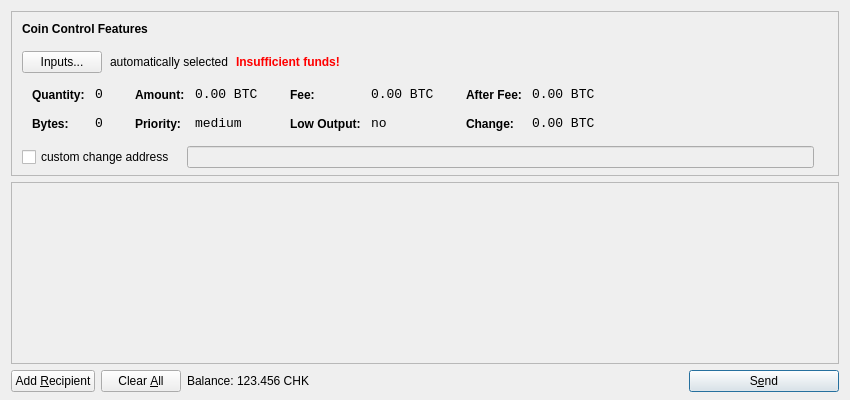
<?xml version="1.0" encoding="UTF-8"?>
<ui version="4.0">
 <class>SendCoinsDialog</class>
 <widget class="QDialog" name="SendCoinsDialog">
  <property name="geometry">
   <rect>
    <x>0</x>
    <y>0</y>
    <width>850</width>
    <height>400</height>
   </rect>
  </property>
  <property name="windowTitle">
   <string>Send Coins</string>
  </property>
  <layout class="QVBoxLayout" name="verticalLayout" stretch="0,1,0">
   <property name="bottomMargin">
    <number>8</number>
   </property>
   <item>
    <widget class="QFrame" name="frameCoinControl">
     <property name="sizePolicy">
      <sizepolicy hsizetype="Expanding" vsizetype="Expanding">
       <horstretch>0</horstretch>
       <verstretch>0</verstretch>
      </sizepolicy>
     </property>
     <property name="maximumSize">
      <size>
       <width>16777215</width>
       <height>16777215</height>
      </size>
     </property>
     <property name="frameShape">
      <enum>QFrame::StyledPanel</enum>
     </property>
     <property name="frameShadow">
      <enum>QFrame::Sunken</enum>
     </property>
     <layout class="QVBoxLayout" name="verticalLayoutCoinControl2">
      <property name="spacing">
       <number>-1</number>
      </property>
      <property name="leftMargin">
       <number>0</number>
      </property>
      <property name="topMargin">
       <number>0</number>
      </property>
      <property name="rightMargin">
       <number>0</number>
      </property>
      <property name="bottomMargin">
       <number>6</number>
      </property>
      <item>
       <layout class="QVBoxLayout" name="verticalLayoutCoinControl" stretch="0,0,0,0,1">
        <property name="spacing">
         <number>0</number>
        </property>
        <property name="leftMargin">
         <number>10</number>
        </property>
        <property name="topMargin">
         <number>10</number>
        </property>
        <item>
         <layout class="QHBoxLayout" name="horizontalLayoutCoinControl1">
          <property name="bottomMargin">
           <number>15</number>
          </property>
          <item>
           <widget class="QLabel" name="labelCoinControlFeatures">
            <property name="sizePolicy">
             <sizepolicy hsizetype="Preferred" vsizetype="Maximum">
              <horstretch>0</horstretch>
              <verstretch>0</verstretch>
             </sizepolicy>
            </property>
            <property name="font">
             <font>
              <weight>75</weight>
              <bold>true</bold>
             </font>
            </property>
            <property name="styleSheet">
             <string notr="true">font-weight:bold;</string>
            </property>
            <property name="text">
             <string>Coin Control Features</string>
            </property>
           </widget>
          </item>
         </layout>
        </item>
        <item>
         <layout class="QHBoxLayout" name="horizontalLayoutCoinControl2" stretch="0,0,0,0">
          <property name="spacing">
           <number>8</number>
          </property>
          <property name="bottomMargin">
           <number>10</number>
          </property>
          <item>
           <widget class="QPushButton" name="pushButtonCoinControl">
            <property name="styleSheet">
             <string notr="true"/>
            </property>
            <property name="text">
             <string>Inputs...</string>
            </property>
           </widget>
          </item>
          <item>
           <widget class="QLabel" name="labelCoinControlAutomaticallySelected">
            <property name="text">
             <string>automatically selected</string>
            </property>
            <property name="margin">
             <number>5</number>
            </property>
           </widget>
          </item>
          <item>
           <widget class="QLabel" name="labelCoinControlInsuffFunds">
            <property name="font">
             <font>
              <weight>75</weight>
              <bold>true</bold>
             </font>
            </property>
            <property name="styleSheet">
             <string notr="true">color:red;font-weight:bold;</string>
            </property>
            <property name="text">
             <string>Insufficient funds!</string>
            </property>
            <property name="margin">
             <number>5</number>
            </property>
           </widget>
          </item>
          <item>
           <spacer name="horizontalSpacerCoinControl">
            <property name="orientation">
             <enum>Qt::Horizontal</enum>
            </property>
            <property name="sizeHint" stdset="0">
             <size>
              <width>40</width>
              <height>1</height>
             </size>
            </property>
           </spacer>
          </item>
         </layout>
        </item>
        <item>
         <widget class="QWidget" name="widgetCoinControl" native="true">
          <property name="sizePolicy">
           <sizepolicy hsizetype="Preferred" vsizetype="Preferred">
            <horstretch>0</horstretch>
            <verstretch>0</verstretch>
           </sizepolicy>
          </property>
          <property name="minimumSize">
           <size>
            <width>0</width>
            <height>0</height>
           </size>
          </property>
          <property name="styleSheet">
           <string notr="true"/>
          </property>
          <layout class="QHBoxLayout" name="horizontalLayoutCoinControl5">
           <property name="margin">
            <number>0</number>
           </property>
           <item>
            <layout class="QHBoxLayout" name="horizontalLayoutCoinControl3" stretch="0,0,0,1">
             <property name="spacing">
              <number>20</number>
             </property>
             <property name="topMargin">
              <number>0</number>
             </property>
             <property name="bottomMargin">
              <number>10</number>
             </property>
             <item>
              <layout class="QFormLayout" name="formLayoutCoinControl1">
               <property name="horizontalSpacing">
                <number>10</number>
               </property>
               <property name="verticalSpacing">
                <number>14</number>
               </property>
               <property name="leftMargin">
                <number>10</number>
               </property>
               <property name="topMargin">
                <number>4</number>
               </property>
               <property name="rightMargin">
                <number>6</number>
               </property>
               <item row="0" column="0">
                <widget class="QLabel" name="labelCoinControlQuantityText">
                 <property name="styleSheet">
                  <string notr="true">font-weight:bold;</string>
                 </property>
                 <property name="text">
                  <string>Quantity:</string>
                 </property>
                 <property name="margin">
                  <number>0</number>
                 </property>
                </widget>
               </item>
               <item row="0" column="1">
                <widget class="QLabel" name="labelCoinControlQuantity">
                 <property name="font">
                  <font>
                   <family>Monospace</family>
                   <pointsize>10</pointsize>
                  </font>
                 </property>
                 <property name="cursor">
                  <cursorShape>IBeamCursor</cursorShape>
                 </property>
                 <property name="contextMenuPolicy">
                  <enum>Qt::ActionsContextMenu</enum>
                 </property>
                 <property name="text">
                  <string notr="true">0</string>
                 </property>
                 <property name="margin">
                  <number>0</number>
                 </property>
                 <property name="textInteractionFlags">
                  <set>Qt::LinksAccessibleByMouse|Qt::TextSelectableByKeyboard|Qt::TextSelectableByMouse</set>
                 </property>
                </widget>
               </item>
               <item row="1" column="0">
                <widget class="QLabel" name="labelCoinControlBytesText">
                 <property name="styleSheet">
                  <string notr="true">font-weight:bold;</string>
                 </property>
                 <property name="text">
                  <string>Bytes:</string>
                 </property>
                </widget>
               </item>
               <item row="1" column="1">
                <widget class="QLabel" name="labelCoinControlBytes">
                 <property name="font">
                  <font>
                   <family>Monospace</family>
                   <pointsize>10</pointsize>
                  </font>
                 </property>
                 <property name="cursor">
                  <cursorShape>IBeamCursor</cursorShape>
                 </property>
                 <property name="contextMenuPolicy">
                  <enum>Qt::ActionsContextMenu</enum>
                 </property>
                 <property name="text">
                  <string notr="true">0</string>
                 </property>
                 <property name="textInteractionFlags">
                  <set>Qt::LinksAccessibleByMouse|Qt::TextSelectableByKeyboard|Qt::TextSelectableByMouse</set>
                 </property>
                </widget>
               </item>
              </layout>
             </item>
             <item>
              <layout class="QFormLayout" name="formLayoutCoinControl2">
               <property name="horizontalSpacing">
                <number>10</number>
               </property>
               <property name="verticalSpacing">
                <number>14</number>
               </property>
               <property name="leftMargin">
                <number>6</number>
               </property>
               <property name="topMargin">
                <number>4</number>
               </property>
               <property name="rightMargin">
                <number>6</number>
               </property>
               <item row="0" column="0">
                <widget class="QLabel" name="labelCoinControlAmountText">
                 <property name="styleSheet">
                  <string notr="true">font-weight:bold;</string>
                 </property>
                 <property name="text">
                  <string>Amount:</string>
                 </property>
                 <property name="margin">
                  <number>0</number>
                 </property>
                </widget>
               </item>
               <item row="0" column="1">
                <widget class="QLabel" name="labelCoinControlAmount">
                 <property name="font">
                  <font>
                   <family>Monospace</family>
                   <pointsize>10</pointsize>
                  </font>
                 </property>
                 <property name="cursor">
                  <cursorShape>IBeamCursor</cursorShape>
                 </property>
                 <property name="contextMenuPolicy">
                  <enum>Qt::ActionsContextMenu</enum>
                 </property>
                 <property name="text">
                  <string notr="true">0.00 BTC</string>
                 </property>
                 <property name="textInteractionFlags">
                  <set>Qt::LinksAccessibleByMouse|Qt::TextSelectableByKeyboard|Qt::TextSelectableByMouse</set>
                 </property>
                </widget>
               </item>
               <item row="1" column="0">
                <widget class="QLabel" name="labelCoinControlPriorityText">
                 <property name="styleSheet">
                  <string notr="true">font-weight:bold;</string>
                 </property>
                 <property name="text">
                  <string>Priority:</string>
                 </property>
                </widget>
               </item>
               <item row="1" column="1">
                <widget class="QLabel" name="labelCoinControlPriority">
                 <property name="font">
                  <font>
                   <family>Monospace</family>
                   <pointsize>10</pointsize>
                  </font>
                 </property>
                 <property name="cursor">
                  <cursorShape>IBeamCursor</cursorShape>
                 </property>
                 <property name="contextMenuPolicy">
                  <enum>Qt::ActionsContextMenu</enum>
                 </property>
                 <property name="text">
                  <string>medium</string>
                 </property>
                 <property name="textInteractionFlags">
                  <set>Qt::LinksAccessibleByMouse|Qt::TextSelectableByKeyboard|Qt::TextSelectableByMouse</set>
                 </property>
                </widget>
               </item>
              </layout>
             </item>
             <item>
              <layout class="QFormLayout" name="formLayoutCoinControl3">
               <property name="horizontalSpacing">
                <number>10</number>
               </property>
               <property name="verticalSpacing">
                <number>14</number>
               </property>
               <property name="leftMargin">
                <number>6</number>
               </property>
               <property name="topMargin">
                <number>4</number>
               </property>
               <property name="rightMargin">
                <number>6</number>
               </property>
               <item row="0" column="0">
                <widget class="QLabel" name="labelCoinControlFeeText">
                 <property name="styleSheet">
                  <string notr="true">font-weight:bold;</string>
                 </property>
                 <property name="text">
                  <string>Fee:</string>
                 </property>
                 <property name="margin">
                  <number>0</number>
                 </property>
                </widget>
               </item>
               <item row="0" column="1">
                <widget class="QLabel" name="labelCoinControlFee">
                 <property name="font">
                  <font>
                   <family>Monospace</family>
                   <pointsize>10</pointsize>
                  </font>
                 </property>
                 <property name="cursor">
                  <cursorShape>IBeamCursor</cursorShape>
                 </property>
                 <property name="contextMenuPolicy">
                  <enum>Qt::ActionsContextMenu</enum>
                 </property>
                 <property name="text">
                  <string notr="true">0.00 BTC</string>
                 </property>
                 <property name="textInteractionFlags">
                  <set>Qt::LinksAccessibleByMouse|Qt::TextSelectableByKeyboard|Qt::TextSelectableByMouse</set>
                 </property>
                </widget>
               </item>
               <item row="1" column="0">
                <widget class="QLabel" name="labelCoinControlLowOutputText">
                 <property name="styleSheet">
                  <string notr="true">font-weight:bold;</string>
                 </property>
                 <property name="text">
                  <string>Low Output:</string>
                 </property>
                </widget>
               </item>
               <item row="1" column="1">
                <widget class="QLabel" name="labelCoinControlLowOutput">
                 <property name="font">
                  <font>
                   <family>Monospace</family>
                   <pointsize>10</pointsize>
                  </font>
                 </property>
                 <property name="cursor">
                  <cursorShape>IBeamCursor</cursorShape>
                 </property>
                 <property name="contextMenuPolicy">
                  <enum>Qt::ActionsContextMenu</enum>
                 </property>
                 <property name="text">
                  <string>no</string>
                 </property>
                 <property name="textInteractionFlags">
                  <set>Qt::LinksAccessibleByMouse|Qt::TextSelectableByKeyboard|Qt::TextSelectableByMouse</set>
                 </property>
                </widget>
               </item>
              </layout>
             </item>
             <item>
              <layout class="QFormLayout" name="formLayoutCoinControl4">
               <property name="horizontalSpacing">
                <number>10</number>
               </property>
               <property name="verticalSpacing">
                <number>14</number>
               </property>
               <property name="leftMargin">
                <number>6</number>
               </property>
               <property name="topMargin">
                <number>4</number>
               </property>
               <property name="rightMargin">
                <number>6</number>
               </property>
               <item row="0" column="0">
                <widget class="QLabel" name="labelCoinControlAfterFeeText">
                 <property name="styleSheet">
                  <string notr="true">font-weight:bold;</string>
                 </property>
                 <property name="text">
                  <string>After Fee:</string>
                 </property>
                 <property name="margin">
                  <number>0</number>
                 </property>
                </widget>
               </item>
               <item row="0" column="1">
                <widget class="QLabel" name="labelCoinControlAfterFee">
                 <property name="font">
                  <font>
                   <family>Monospace</family>
                   <pointsize>10</pointsize>
                  </font>
                 </property>
                 <property name="cursor">
                  <cursorShape>IBeamCursor</cursorShape>
                 </property>
                 <property name="contextMenuPolicy">
                  <enum>Qt::ActionsContextMenu</enum>
                 </property>
                 <property name="text">
                  <string notr="true">0.00 BTC</string>
                 </property>
                 <property name="textInteractionFlags">
                  <set>Qt::LinksAccessibleByMouse|Qt::TextSelectableByKeyboard|Qt::TextSelectableByMouse</set>
                 </property>
                </widget>
               </item>
               <item row="1" column="0">
                <widget class="QLabel" name="labelCoinControlChangeText">
                 <property name="styleSheet">
                  <string notr="true">font-weight:bold;</string>
                 </property>
                 <property name="text">
                  <string>Change:</string>
                 </property>
                </widget>
               </item>
               <item row="1" column="1">
                <widget class="QLabel" name="labelCoinControlChange">
                 <property name="font">
                  <font>
                   <family>Monospace</family>
                   <pointsize>10</pointsize>
                  </font>
                 </property>
                 <property name="cursor">
                  <cursorShape>IBeamCursor</cursorShape>
                 </property>
                 <property name="contextMenuPolicy">
                  <enum>Qt::ActionsContextMenu</enum>
                 </property>
                 <property name="text">
                  <string notr="true">0.00 BTC</string>
                 </property>
                 <property name="textInteractionFlags">
                  <set>Qt::LinksAccessibleByMouse|Qt::TextSelectableByKeyboard|Qt::TextSelectableByMouse</set>
                 </property>
                </widget>
               </item>
              </layout>
             </item>
            </layout>
           </item>
          </layout>
         </widget>
        </item>
        <item>
         <layout class="QHBoxLayout" name="horizontalLayoutCoinControl4" stretch="0,0,0">
          <property name="spacing">
           <number>12</number>
          </property>
          <property name="sizeConstraint">
           <enum>QLayout::SetDefaultConstraint</enum>
          </property>
          <property name="topMargin">
           <number>5</number>
          </property>
          <property name="rightMargin">
           <number>5</number>
          </property>
          <item>
           <widget class="QCheckBox" name="checkBoxCoinControlChange">
            <property name="text">
             <string>custom change address</string>
            </property>
           </widget>
          </item>
          <item>
           <widget class="QLineEdit" name="lineEditCoinControlChange">
            <property name="enabled">
             <bool>false</bool>
            </property>
            <property name="sizePolicy">
             <sizepolicy hsizetype="Expanding" vsizetype="Fixed">
              <horstretch>0</horstretch>
              <verstretch>0</verstretch>
             </sizepolicy>
            </property>
           </widget>
          </item>
          <item>
           <widget class="QLabel" name="labelCoinControlChangeLabel">
            <property name="sizePolicy">
             <sizepolicy hsizetype="Preferred" vsizetype="Expanding">
              <horstretch>0</horstretch>
              <verstretch>0</verstretch>
             </sizepolicy>
            </property>
            <property name="minimumSize">
             <size>
              <width>0</width>
              <height>0</height>
             </size>
            </property>
            <property name="text">
             <string/>
            </property>
            <property name="margin">
             <number>3</number>
            </property>
           </widget>
          </item>
         </layout>
        </item>
        <item>
         <spacer name="verticalSpacerCoinControl">
          <property name="orientation">
           <enum>Qt::Vertical</enum>
          </property>
          <property name="sizeHint" stdset="0">
           <size>
            <width>800</width>
            <height>1</height>
           </size>
          </property>
         </spacer>
        </item>
       </layout>
      </item>
     </layout>
    </widget>
   </item>
   <item>
    <widget class="QScrollArea" name="scrollArea">
     <property name="widgetResizable">
      <bool>true</bool>
     </property>
     <widget class="QWidget" name="scrollAreaWidgetContents">
      <property name="geometry">
       <rect>
        <x>0</x>
        <y>0</y>
        <width>830</width>
        <height>165</height>
       </rect>
      </property>
      <layout class="QVBoxLayout" name="verticalLayout_2">
       <property name="margin">
        <number>0</number>
       </property>
       <item>
        <layout class="QVBoxLayout" name="entries">
         <property name="spacing">
          <number>6</number>
         </property>
        </layout>
       </item>
       <item>
        <spacer name="verticalSpacer">
         <property name="orientation">
          <enum>Qt::Vertical</enum>
         </property>
         <property name="sizeHint" stdset="0">
          <size>
           <width>20</width>
           <height>40</height>
          </size>
         </property>
        </spacer>
       </item>
      </layout>
     </widget>
    </widget>
   </item>
   <item>
    <layout class="QHBoxLayout" name="horizontalLayout">
     <item>
      <widget class="QPushButton" name="addButton">
       <property name="toolTip">
        <string>Send to multiple recipients at once</string>
       </property>
       <property name="text">
        <string>Add &amp;Recipient</string>
       </property>
       <property name="icon">
        <iconset resource="../bitcoin.qrc">
         <normaloff>:/icons/add</normaloff>:/icons/add</iconset>
       </property>
       <property name="autoDefault">
        <bool>false</bool>
       </property>
      </widget>
     </item>
     <item>
      <widget class="QPushButton" name="clearButton">
       <property name="sizePolicy">
        <sizepolicy hsizetype="Minimum" vsizetype="Fixed">
         <horstretch>0</horstretch>
         <verstretch>0</verstretch>
        </sizepolicy>
       </property>
       <property name="toolTip">
        <string>Remove all transaction fields</string>
       </property>
       <property name="text">
        <string>Clear &amp;All</string>
       </property>
       <property name="icon">
        <iconset resource="../bitcoin.qrc">
         <normaloff>:/icons/remove</normaloff>:/icons/remove</iconset>
       </property>
       <property name="autoRepeatDelay">
        <number>300</number>
       </property>
       <property name="autoDefault">
        <bool>false</bool>
       </property>
      </widget>
     </item>
     <item>
      <layout class="QHBoxLayout" name="horizontalLayout_2">
       <property name="spacing">
        <number>3</number>
       </property>
       <item>
        <widget class="QLabel" name="label">
         <property name="text">
          <string>Balance:</string>
         </property>
        </widget>
       </item>
       <item>
        <widget class="QLabel" name="labelBalance">
         <property name="cursor">
          <cursorShape>IBeamCursor</cursorShape>
         </property>
         <property name="text">
          <string>123.456 CHK</string>
         </property>
         <property name="textInteractionFlags">
          <set>Qt::LinksAccessibleByMouse|Qt::TextSelectableByKeyboard|Qt::TextSelectableByMouse</set>
         </property>
        </widget>
       </item>
      </layout>
     </item>
     <item>
      <spacer name="horizontalSpacer">
       <property name="orientation">
        <enum>Qt::Horizontal</enum>
       </property>
       <property name="sizeHint" stdset="0">
        <size>
         <width>40</width>
         <height>20</height>
        </size>
       </property>
      </spacer>
     </item>
     <item>
      <widget class="QPushButton" name="sendButton">
       <property name="minimumSize">
        <size>
         <width>150</width>
         <height>0</height>
        </size>
       </property>
       <property name="toolTip">
        <string>Confirm the send action</string>
       </property>
       <property name="text">
        <string>S&amp;end</string>
       </property>
       <property name="icon">
        <iconset resource="../bitcoin.qrc">
         <normaloff>:/icons/send</normaloff>:/icons/send</iconset>
       </property>
       <property name="default">
        <bool>true</bool>
       </property>
      </widget>
     </item>
    </layout>
   </item>
  </layout>
 </widget>
 <resources>
  <include location="../bitcoin.qrc"/>
 </resources>
 <connections/>
</ui>
